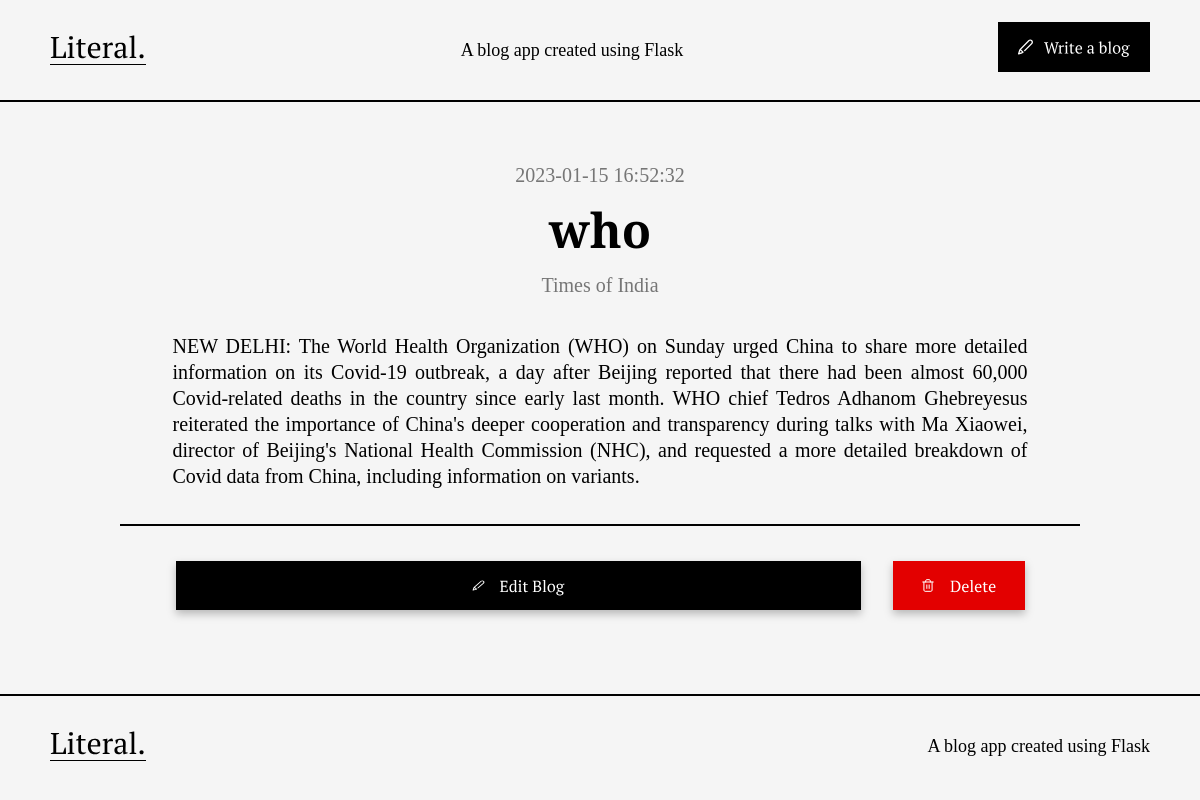
Screenshot of /blog/11 with the database file from the repository.
### tables this page shows
CREATE TABLE posts (
    id INTEGER PRIMARY KEY AUTOINCREMENT,
    created TIMESTAMP NOT NULL DEFAULT CURRENT_TIMESTAMP,
    title TEXT NOT NULL,
    author TEXT NOT NULL,
    content TEXT NOT NULL
);

### app.py (the view)
@app.route('/blog/<int:id>')
def blog(id):
    conn = get_db_connection()
    post = conn.execute('SELECT * FROM posts WHERE id=?', (id,)).fetchone()
    conn.close()
    return render_template('blog.html', posts=post)

### app.py (called while the page is built)
def get_db_connection():
    conn = sqlite3.connect('database.db')
    conn.row_factory = sqlite3.Row
    return conn

### templates/blog.html
{% extends 'base.html' %}
{% block content %}
    <div class='blog-container'>
        <div class='blog-heading-wrapper'>
            <div class='blog-date'>{{posts['created']}}</div>
            <div class='blog-heading'>{{posts['title']}}</div>
            <div class='blog-date'>{{posts['author']}}</div>
        </div>
        <div class='blog-content'>{{posts['content']}}</div>
        <div class='blog-line'></div>
        <div class='blog-button-wrapper'>
            <a href="edit/{{posts['id']}}">
                <img src='/static/edit-button.svg' class="edit-button" />
            </a>
            <form action="{{ url_for('delete', id=posts['id']) }}" method="post">
                <button type="submit" value="Delete Post" class="blog-page-btn" onclick="return confirm('Are you sure you want to delete this post?')"><img src='/static/delete-button.svg' class="delete-button" /></button>
            </form>
        </div>
    </div>
{% endblock %}

### static/styles.css (style rules this page uses)
html, body { padding: 0; margin: 0; background-color: #F5F5F5; scroll-behavior: smooth; }
body { min-height: 100vh; display: flex; flex-direction: column; }
html { -ms-overflow-style: none; scrollbar-width: none; }
.blog-container { display: flex; flex-direction: column; align-items: center; margin-top: 60px; }
.blog-heading-wrapper { display: flex; flex-direction: column; gap: 10px; align-items: center; width: 855px; }
.blog-date { font-family: PTSerif; src: url('/static/fonts/PTSerif-Regular.woff2'); font-weight: 400; font-size: 20px; line-height: 26px; color: #767676; }
.blog-heading { font-family: 'PT Serif'; font-weight: 600; font-size: 48px; line-height: 64px; text-align: center; color: #000000; }
.blog-content { margin-top: 35px; width: 855px; text-align: justify; font-family: 'PT Serif'; font-weight: 400; font-size: 20px; line-height: 26px; color: #000000; }
.blog-line { margin-top: 35px; border-top: 2px solid #000000; width: 960px; margin-bottom: 35px; }
.edit-button, .delete-button { -webkit-transition: 0.4s ease; transition: 0.4s ease; }
.blog-button-wrapper { display: flex; justify-content: space-between; align-items: center; width: 849px; filter: drop-shadow(0px 4px 4px rgba(0, 0, 0, 0.25)); }
.blog-page-btn { height: 49px; width: 132px; cursor: pointer; margin-left: -10px; }
.blog-button-wrapper button, .blog-button-wrapper button input[type="submit"], .blog-button-wrapper button input[type="reset"] { background: none; color: inherit; border: none; padding: 0; font: inherit; cursor: pointer; outline: inherit; }

### rows the page displays
posts: created "2023-01-15 16:52:32", title "who", author "Times of India", content "NEW DELHI: The World Health Organization (WHO) on Sunday urged China to share more detailed information on its Covid-19 outbreak, a day after Beijing reported that there had been almost 60,000 Covid-related deaths in the country since early last month. WHO chief Tedros Adhanom Ghebreyesus reiterated the importance of China's deeper cooperation and transparency during talks with Ma Xiaowei, director of Beijing's National Health Commission (NHC), and requested a more detailed breakdown of Covid data from China, including information on variants."
